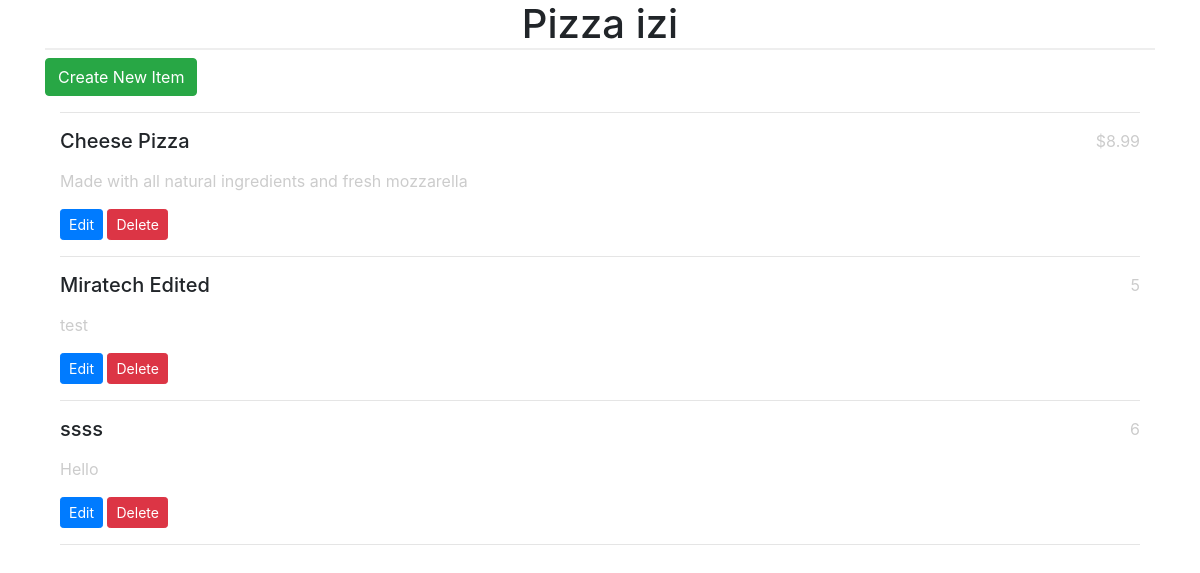
/restaurant/6/menu, run on an earlier commit of the app's database.
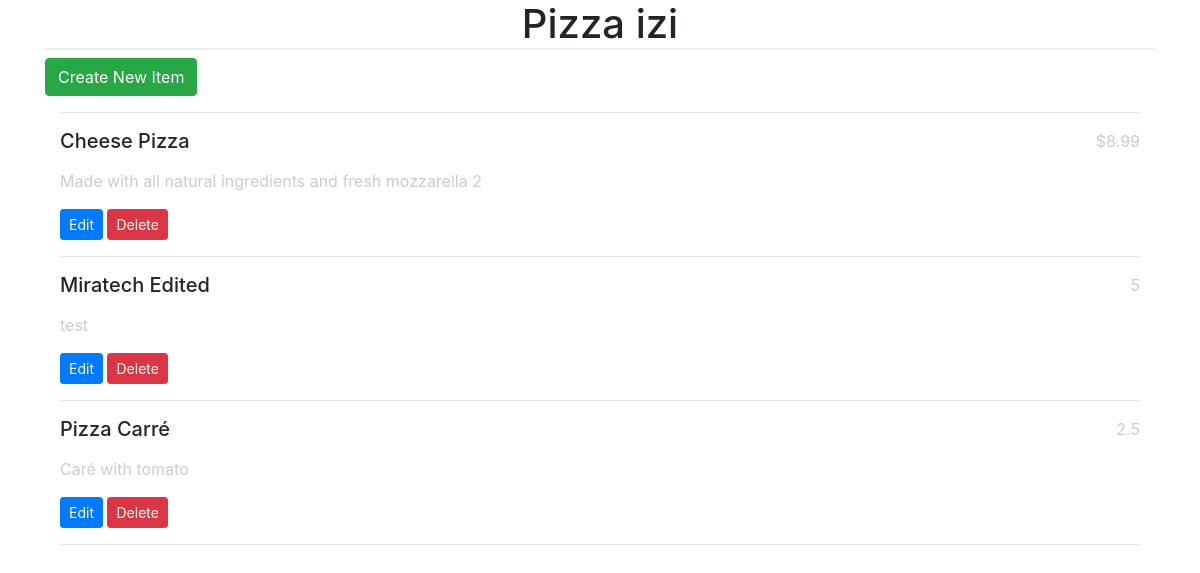
And on a later commit of the database.
### database_setup.py (models this page shows, shortened)
class MenuItem(Base):
    __tablename__ = 'menu_item'
    name = Column(String(80), nullable=False)
    id = Column(Integer, primary_key=True)
    course = Column(String(250))
    description = Column(String(250))
    price = Column(String(8))
    restaurant_id = Column(Integer, ForeignKey('restaurant.id'))
    restaurant = relationship(Restaurant)

### finalProject.py (the view)
@app.route('/restaurant/<int:restaurant_id>/')
@app.route('/restaurant/<int:restaurant_id>/menu')
def showMenu(restaurant_id):
    restaurant = session.query(Restaurant).filter_by(
        id=restaurant_id).first()
    items = session.query(MenuItem).filter_by(restaurant_id=restaurant_id)
    return render_template("menu.html", restaurant=restaurant, items=items)

### templates/menu.html (shortened to what this page needs)
{% include 'layouts/header.html' %}
<div class="container">
		<div class = 'header'>
			<h1>{{ restaurant.name }}</h1>
		</div>
<div class = 'container'>
	<div class="row">
		<a type="button" class="btn btn-success" href = '{{url_for('newMenuItem', restaurant_id = restaurant.id) }}'>Create New Item</a>
	</div>
	<hr>
		{% for i in items %}
    <div class="row">
		<div class="col-md-6 ">
			<span class = 'name'><h5>{{i.name}}</h5></span>
		</div>
		<div class="col-md-4 offset-md-2">
			<span class = 'price'>
				<p>{{i.price}} </p>
			</span>
		</div>
	</div>
	<div class="row">
		<div class="col">
			<p>{{i.description}}</p>
		</div>
	</div>
	<div class = "editdeletepane">
	<a type="button" class="btn btn-primary  btn-sm" href='{{url_for('editMenuItem',restaurant_id = restaurant.id, menu_id=i.id)}}' >Edit</a>
	<a type="button" class="btn btn-danger btn-sm" href='{{url_for('deleteMenuItem', restaurant_id = restaurant.id, menu_id=i.id)}}' >
	Delete</a>
	</div>
	<hr>
		{% endfor %}
</div>
{% include 'layouts/footer.html' %}

What changed in the data, as far as the page shows it:
removed MenuItem: name "ssss", price "6", description "Hello"
changed MenuItem "Cheese Pizza": description "Made with all natural ingredients and fresh mozzarella" → "Made with all natural ingredients and fresh mozzarella 2"
added MenuItem: name "Pizza Carré", price "2.5", description "Caré with tomato"
